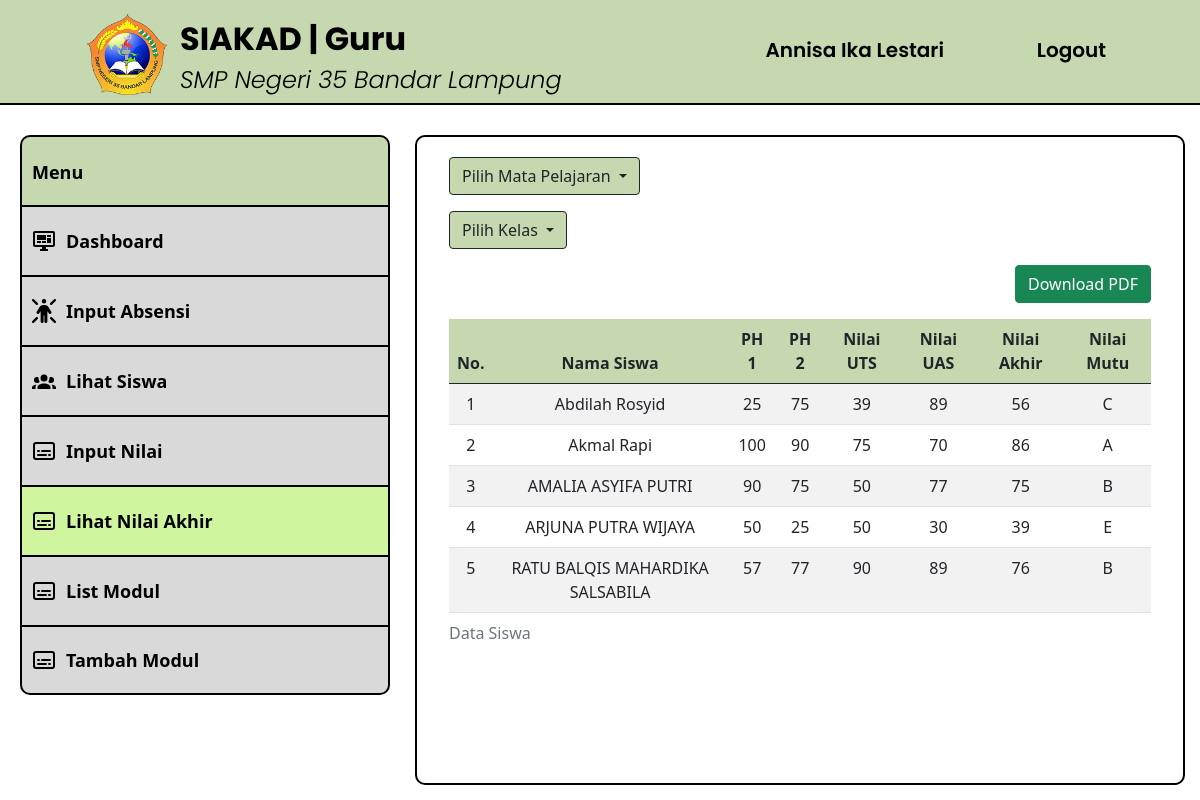
Screenshot of /src/lihatnilaiakhir-guru.php?kode_mapel=PKN7&kelas=7A (signed in) with the database file from the repository.
### tables this page shows
CREATE TABLE `guru` (
  `id_guru` int(11) NOT NULL,
  `nip` varchar(50) NOT NULL,
  `password` varchar(255) NOT NULL,
  `nama` varchar(50) NOT NULL,
  `jenis_kelamin` varchar(20) NOT NULL,
  `tanggal_lahir` date NOT NULL,
  `tempat_lahir` varchar(30) NOT NULL,
  `agama` varchar(20) NOT NULL,
  `no_hp` varchar(15) NOT NULL,
  `email` varchar(50) NOT NULL,
  `alamat` varchar(100) NOT NULL,
  `foto` varchar(255) NOT NULL,
  `status_guru` enum('Aktif','Tidak Aktif') NOT NULL
);

CREATE TABLE `siswa` (
  `id_siswa` int(11) NOT NULL,
  `nisn` varchar(30) NOT NULL,
  `password` varchar(255) NOT NULL,
  `nama` varchar(50) NOT NULL,
  `jenis_kelamin` varchar(20) NOT NULL,
  `tanggal_lahir` date NOT NULL,
  `tempat_lahir` varchar(30) NOT NULL,
  `agama` varchar(20) NOT NULL,
  `no_hp` varchar(15) NOT NULL,
  `email` varchar(30) NOT NULL,
  `alamat` text NOT NULL,
  `nama_wali` varchar(50) NOT NULL,
  `no_telepon_wali` varchar(15) NOT NULL,
  `angkatan` int(11) NOT NULL,
  `kode_kelas` varchar(5) NOT NULL,
  `foto` varchar(255) NOT NULL,
  `status_siswa` enum('Aktif','Tidak Aktif') NOT NULL
);

CREATE TABLE `nilai` (
  `id_nilai` int(11) NOT NULL,
  `kode_mapel` varchar(20) NOT NULL,
  `nisn` varchar(30) NOT NULL,
  `ph1` float NOT NULL,
  `ph2` float NOT NULL,
  `uts` float NOT NULL,
  `uas` float NOT NULL
);

### src/lihatnilaiakhir-guru.php (the view, shortened to what this page needs)
<?php
require('db.php');
$guru = $_SESSION["guru"]["nip"];
$stmt = $conn->prepare("SELECT * FROM guru WHERE nip = ?");
$stmt->bind_param("s", $guru);
$stmt->execute();
$hasil = $stmt->get_result();
$data = $hasil->fetch_assoc();
if (isset($_GET['kode_mapel'])) {
    $kode_mapel_dipilih = isset($_GET['kode_mapel']) ? mysqli_real_escape_string($conn, $_GET['kode_mapel']) : null;
}
$nilai_siswa = [];
if (isset($_GET['kelas'])) {
    $kode_kelas_dipilih = $_GET['kelas'];
    $query_nilai = "SELECT s.nama, n.nisn, n.ph1, n.ph2, n.uts, n.uas
                FROM siswa s
                JOIN nilai n ON s.nisn = n.nisn
                JOIN jadwal_pelajaran jp ON n.kode_mapel = jp.kode_mapel AND s.kode_kelas = jp.kode_kelas
                WHERE s.kode_kelas = '$kode_kelas_dipilih'
                AND jp.kode_mapel = '$kode_mapel_dipilih'
                AND jp.nip = '$guru' ORDER BY s.nama ASC";
    $hasil_nilai = mysqli_query($conn, $query_nilai);
    while ($row = mysqli_fetch_assoc($hasil_nilai)) {
        $nilai_akhir = ($row['ph1'] * 0.3) + ($row['ph2'] * 0.3) + ($row['uts'] * 0.2) + ($row['uas'] * 0.2);
        $nilai_akhir = round($nilai_akhir);
        $nilai_mutu = hitungMutu($nilai_akhir);
        $nilai_siswa[] = array_merge($row, ['nilai_akhir' => $nilai_akhir, 'nilai_mutu' => $nilai_mutu]);
    }
}
function hitungMutu($nilai) {
    if ($nilai >= 80) return 'A';
    elseif ($nilai >= 70) return 'B';
    elseif ($nilai >= 55) return 'C';
    elseif ($nilai >= 40) return 'D';
    else return 'E';
}
?>
<!doctype html>
<html lang="en">
<head>
  <link rel="stylesheet" type="text/css" href="../styles/styles.css" />
  <link href="https://cdn.jsdelivr.net/npm/bootstrap@5.0.2/dist/css/bootstrap.min.css" rel="stylesheet"
>
</head>
<body>
  <header>
    <div class="logo-text">
      <a href="dashboard-guru.php">
        <img src="../assets/LogoSMPN35.png" alt="LogoSMPN35" width="80px" />
      </a>
    </div>
    <div class="title-text">
      <a href="dashboard-guru.php">
        <h1>SIAKAD | Guru</h1>
        <span>SMP Negeri 35 Bandar Lampung</span>
      </a>
    </div>
    <div class="profile-button">
      <a href="profile-guru.php"><iconify-icon icon="material-symbols:person" width="30" class="align-middle p-3"></iconify-icon><?php echo $data['nama'] ?></a>
    </div>
    <div class="logout-button">
        <a href="logout.php"><iconify-icon icon="material-symbols:logout" width="30" class="align-middle p-3"></iconify-icon>Logout</a>
      </div>
  </header>
  <nav>
    <ul class="side-menu">
      <li class="menu-disabled"><span>Menu</span></li>
      <li>
        <a href="dashboard-guru.php"><img src="../assets/monitor-dashboard.svg" alt="Dashboard" />Dashboard</a>
      </li>
      <li>
        <a href="inputabsensi-guru.php"><img src="../assets/person-rays.svg" alt="Input-Absensi" />Input
          Absensi</a>
      </li>
      <li>
        <a href="lihatsiswa-guru.php"><img src="../assets/person-group.svg" alt="Lihat-Siswa" />Lihat
          Siswa</a>
      </li>
      <li>
        <a href="inputnilai-guru.php"><img src="../assets/transcript.svg" alt="Input-Nilai" />Input
          Nilai</a>
      </li>
      <li>
        <a href="lihatnilaiakhir-guru.php" class="active"><img src="../assets/transcript.svg"
            alt="Lihat-Nilai-Akhir" />Lihat
          Nilai Akhir</a>
      </li>
      <li>
        <a href="listmodul-guru.php"><img src="../assets/transcript.svg" alt="List-Modul" />List Modul</a>
      </li>
      <li>
        <a href="tambahmodul-guru.php" class="menu-end"><img src="../assets/transcript.svg" alt="Tambah-Modul" />Tambah
          Modul</a>
      </li>
    </ul>
  </nav>
  <div class="kotak-isi">
    <div class="dropdown container mb-3">
        <button class="btn border-dark dropdown-toggle" style="background-color: #C6D8AF;" type="button"
            id="dropdownMenuButton1" data-bs-toggle="dropdown" aria-expanded="false">
            Pilih Mata Pelajaran
        </button>
    </div>
    <?php if (isset($kode_mapel_dipilih)): ?>
        <div class="dropdown container mb-3">
            <button class="btn border-dark dropdown-toggle" style="background-color: #C6D8AF;" type="button"
                id="dropdownMenuButton2" data-bs-toggle="dropdown" aria-expanded="false">
                Pilih Kelas
            </button>
        </div>
    <?php endif; ?>
    <div class="container">
     <div class="d-flex justify-content-between align-items-center mb-3">
  <?php if (isset($kode_kelas_dipilih) && isset($kode_mapel_dipilih)): ?>
    <a href="lihatnilaiakhir-guru.php?kode_mapel=<?php echo $kode_mapel_dipilih; ?>&kelas=<?php echo $kode_kelas_dipilih; ?>&download=pdf" class="btn btn-success">Download PDF</a>
  <?php endif; ?>
    </div>
      <table class="table table-striped table-fixed text-center">
        <caption>Data Siswa</caption>
        <thead style="background-color: #C6D8AF;">
            <tr>
            <th scope="col">No.</th>
            <th scope="col">Nama Siswa</th>
            <th scope="col">PH 1</th>
            <th scope="col">PH 2</th>
            <th scope="col">Nilai UTS</th>
            <th scope="col">Nilai UAS</th>
            <th scope="col">Nilai Akhir</th>
            <th scope="col">Nilai Mutu</th>
          </tr>
        </thead>
        <tbody>
              <?php $no = 1; foreach ($nilai_siswa as $nilai): ?>
              <tr>
                      <td scope="row"><?php echo $no++; ?></td>
                      <td scope="row"><?php echo htmlspecialchars($nilai['nama']); ?></td>
                      <td><?php echo htmlspecialchars($nilai['ph1']); ?></td>
                      <td><?php echo htmlspecialchars($nilai['ph2']); ?></td>
                      <td><?php echo htmlspecialchars($nilai['uts']); ?></td>
                      <td><?php echo htmlspecialchars($nilai['uas']); ?></td>
                      <td><?php echo htmlspecialchars($nilai['nilai_akhir']); ?></td>
                      <td><?php echo htmlspecialchars($nilai['nilai_mutu']); ?></td>
                  </tr>
              <?php endforeach; ?>
          </tbody>
      </table>
  </div>
  </div>
</body>
</html>

### styles/styles.css (style rules this page uses)
body { font-family: Poppins; display: flex; align-items: center; width: 100vw; height: 100vh; margin: 0; overflow: hidden; }
header { position: fixed; top: 0; width: 100%; height: 105px; background-color: #c6d8af; color: #fff; text-align: left; border-bottom: 2px solid #000; }
header h1 { position: absolute; left: 180px; font-family: Poppins; font-size: 32px; font-weight: 700; color: #000; }
header span { position: absolute; top: 62px; left: 180px; font-family: Poppins; font-size: 24px; font-weight: 300; font-style: italic; color: #000; }
.logo-text { display: flex; align-items: center; position: fixed; left: 87px; top: 14px; }
.title-text h1 { top: 20px; }
.logout-button { position: fixed; top: 35px; right: 94px; }
.profile-button { position: fixed; top: 35px; right: 256px; }
.logout-button a, .profile-button a { text-decoration: none; font-family: Poppins; font-weight: 600; font-size: 20px; color: #000; }
nav { position: fixed; top: 105px; left: 0; width: 370px; height: calc(100% - 175px); padding: 20px; margin-top: 10px; }
.side-menu { list-style: none; padding: 0; margin: 0; }
.side-menu li { margin-bottom: 0; }
.side-menu a { display: block; width: 370px; height: 70px; background-color: #d9d9d9; line-height: 70px; text-decoration: none; color: #000; font-size: 18px; font-weight: bold; transition: background-color 0.3s; border-top: 2px solid #000; border-right: 2px solid #000; border-left: 2px solid #000; }
.side-menu a { display: flex; align-items: center; text-decoration: none; color: #000; padding: 5px 0; }
.side-menu img, .side-menu span { width: 24px; height: 24px; margin-right: 10px; margin-left: 10px; }
.side-menu .active { background-color: #cff59f; }
.menu-disabled { display: flex; width: 370px; height: 70px; background-color: #c6d8af; text-align: center; line-height: 70px; text-decoration: none; color: #000; font-size: 18px; font-weight: bold; pointer-events: none; border-top-left-radius: 10px; border-top-right-radius: 10px; border-top: 2px solid #000; border-right: 2px solid #000; border-left: 2px solid #000; }
.menu-end { border-bottom-left-radius: 10px; border-bottom-right-radius: 10px; border-bottom: 2px solid #000; }
.kotak-isi { position: fixed; top: 135px; left: 415px; right: 15px; bottom: 15px; background-color: #fff; border-radius: 10px; border: 2px solid #000; padding: 20px; overflow-y: auto; }

### rows the page displays
guru: nama "Annisa Ika Lestari"
siswa: nama "Abdilah Rosyid", nilai.ph1 "25", nilai.ph2 "75", nilai.uts "39", nilai.uas "89", nilai_akhir "56", nilai_mutu "C"
siswa: nama "Akmal Rapi", nilai.ph1 "100", nilai.ph2 "90", nilai.uts "75", nilai.uas "70", nilai_akhir "86", nilai_mutu "A"
siswa: nama "AMALIA ASYIFA PUTRI", nilai.ph1 "90", nilai.ph2 "75", nilai.uts "50", nilai.uas "77", nilai_mutu "B"
siswa: nama "ARJUNA PUTRA WIJAYA", nilai.ph1 "50", nilai.ph2 "25", nilai.uts "50", nilai.uas "30", nilai_akhir "39", nilai_mutu "E"
siswa: nama "RATU BALQIS MAHARDIKA SALSABILA", nilai.ph1 "57", nilai.ph2 "77", nilai.uts "90", nilai.uas "89", nilai_akhir "76", nilai_mutu "B"
